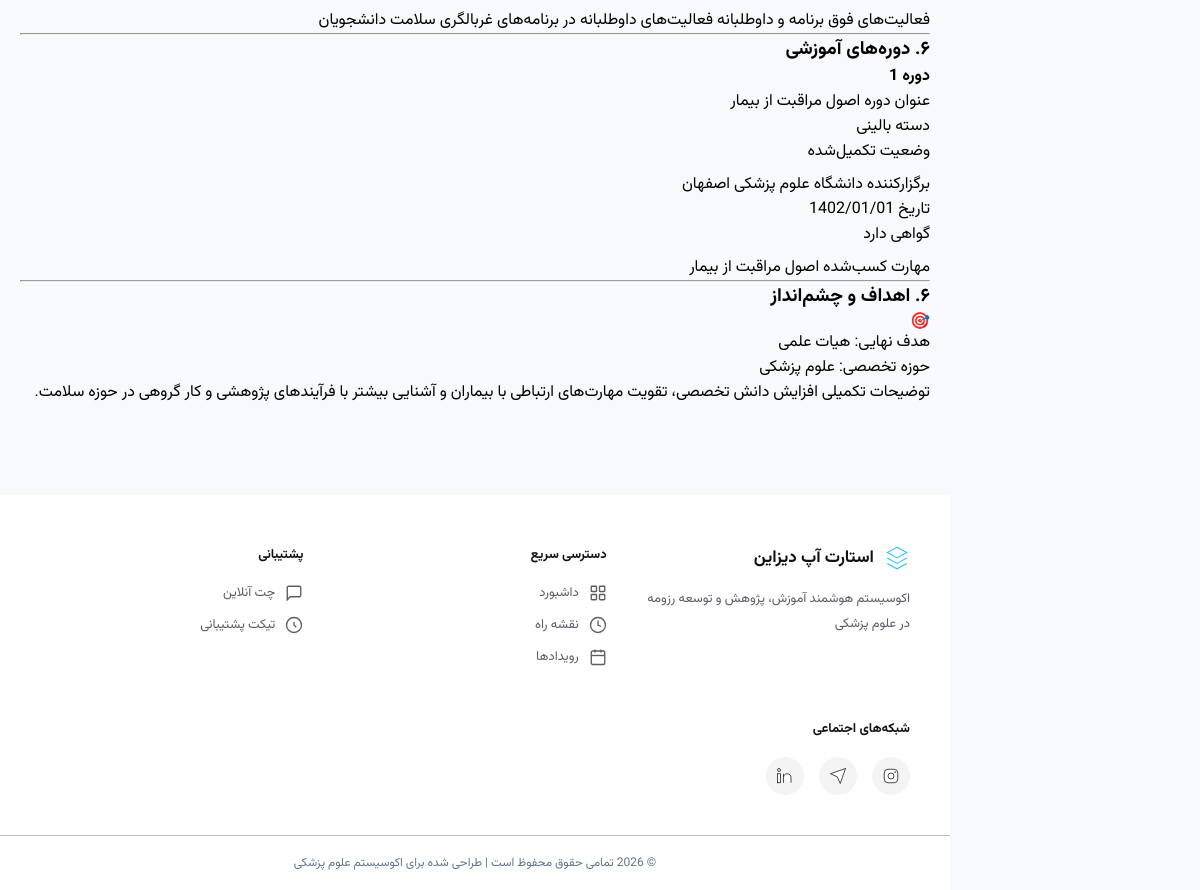
Page /networking/profile/3/ (lower part) on the earlier database version.
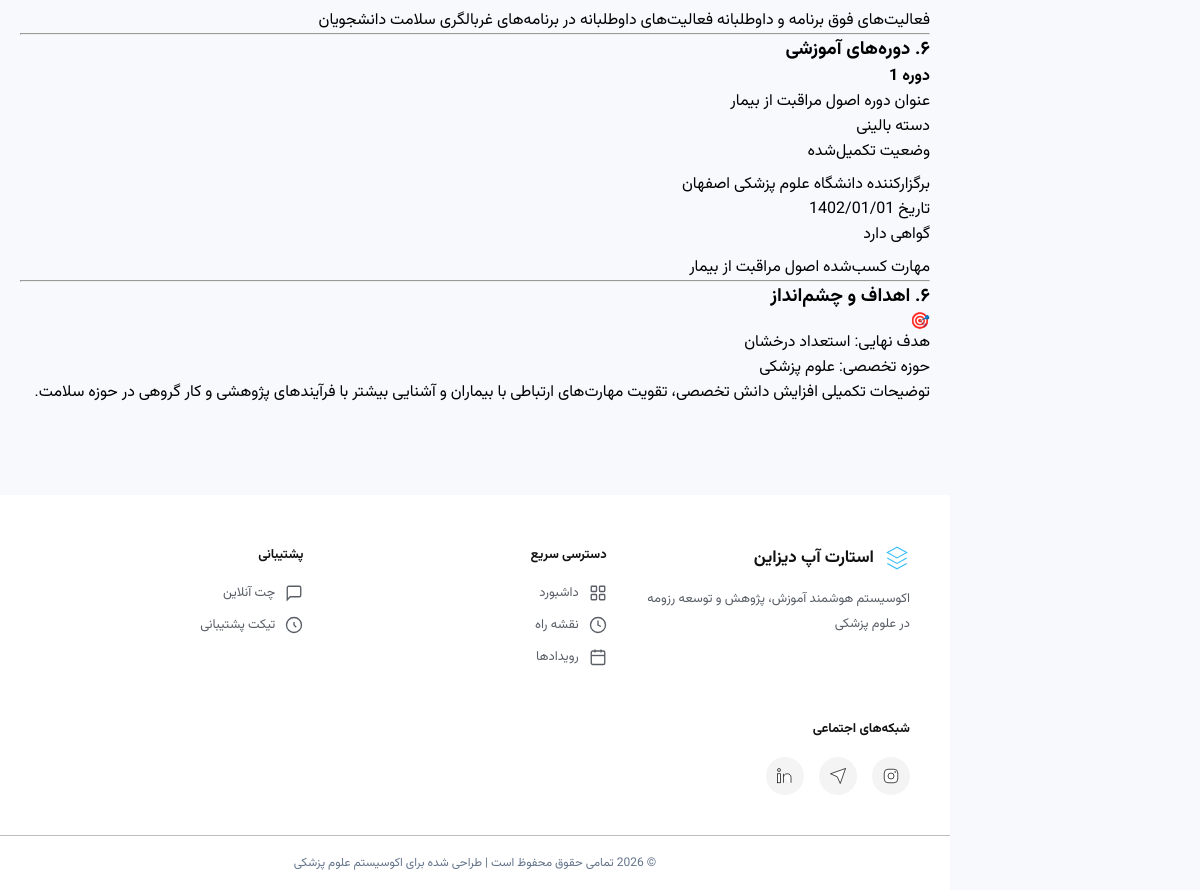
Same page on the later database version.
### accounts/models.py (models this page shows, shortened)
class Profile(models.Model):
    GENDER_CHOICES = [('مرد', 'مرد'), ('زن', 'زن')]
    MARITAL_CHOICES = [('مجرد', 'مجرد'), ('متأهل', 'متأهل')]
    MILITARY_CHOICES = [
        ('', 'مربوط نیست'),
        ('معاف', 'معاف'),
        ('طرح پزشکی', 'طرح پزشکی'),
        ('سرباز', 'سرباز'),
        ('پایان خدمت', 'پایان خدمت'),
    ]
    SERVICE_PLAN_CHOICES = [
        ('', 'انتخاب کنید'),
        ('مشمول نیستم', 'مشمول نیستم'),
        ('در حال گذراندن', 'در حال گذراندن'),
        ('پایان یافته', 'پایان یافته'),
    ]
    PROPOSAL_STATUS_CHOICES = [
        ('', 'انتخاب کنید'),
        ('همه در جریان', 'همه در جریان'),
        ('همه خاتمه‌یافته', 'همه خاتمه‌یافته'),
        ('ترکیبی', 'ترکیبی (برخی در جریان، برخی خاتمه‌یافته)'),
    ]
    ENGLISH_LEVEL_CHOICES = [
        ('', 'انتخاب کنید'),
        ('A1', 'A1'), ('A2', 'A2'),
        ('B1', 'B1'), ('B2', 'B2'),
        ('C1', 'C1'), ('C2', 'C2'),
    ]
    GOAL_CHOICES = [
        ('استعداد درخشان', 'استعداد درخشان'),
        ('۴۰ امتیازی', '۴۰ امتیازی'),
        ('هیات علمی', 'هیات علمی'),
        ('ریسرچ پوزیشن / فلوشیپ خارج', 'ریسرچ پوزیشن / فلوشیپ خارج'),
    ]
    user = models.OneToOneField(User, on_delete=models.CASCADE, related_name='profile')
    first_name = models.CharField('نام', max_length=100)
    last_name = models.CharField('نام خانوادگی', max_length=100)
    gender = models.CharField('جنسیت', max_length=10, choices=GENDER_CHOICES)
    marital_status = models.CharField('وضعیت تأهل', max_length=10, choices=MARITAL_CHOICES, blank=True)
    military_status = models.CharField('وضعیت سربازی', max_length=20, choices=MILITARY_CHOICES, blank=True)
    job_title = models.CharField('عنوان شغلی', max_length=150, blank=True)
    birth_date = models.CharField('تاریخ تولد', max_length=20)
    country = models.CharField('کشور', max_length=100, blank=True, default='ایران')
    city = models.CharField('استان / شهر محل سکونت', max_length=100, blank=True)
    phone = models.CharField('شماره موبایل', max_length=20)
    email = models.EmailField('ایمیل', blank=True)
    website = models.URLField('وب‌سایت شخصی', blank=True)
    national_id = models.CharField('کد ملی / شماره پاسپورت', max_length=20, blank=True)
    orcid = models.CharField('شناسه ORCID', max_length=20, blank=True)
    proposal_count = models.PositiveSmallIntegerField('تعداد پروپوزال‌ها', null=True, blank=True)
    proposal_status = models.CharField('وضعیت پروپوزال‌ها', max_length=50, choices=PROPOSAL_STATUS_CHOICES, blank=True)
    software_skills = models.TextField('مهارت‌های نرم‌افزاری', blank=True)
    writing_skills = models.TextField('مهارت‌های نگارشی', blank=True)
    clinical_certs = models.TextField('گواهینامه‌های مهارتی', blank=True)
    clinical_exp = models.TextField('سوابق کار دانشجویی و بالینی', blank=True)
    procedures = models.TextField('مهارت‌های پروسیجرال', blank=True)
    native_lang = models.CharField('زبان مادری', max_length=50, default='فارسی')
    english_level = models.CharField('سطح زبان انگلیسی', max_length=5, choices=ENGLISH_LEVEL_CHOICES, blank=True)
    lang_cert = models.TextField('مدرک زبان انگلیسی', blank=True)
    other_langs = models.TextField('سایر زبان‌ها', blank=True)
    extracurricular = models.TextField('فعالیت‌های فوق برنامه', blank=True)
    goal = models.CharField('هدف نهایی حرفه‌ای', max_length=50, choices=GOAL_CHOICES)
    specialty = models.CharField('حوزه تخصصی', max_length=200, blank=True)
    goal_notes = models.TextField('توضیحات اهداف', blank=True)
    service_plan = models.CharField('وضعیت طرح نیروی انسانی', max_length=30, choices=SERVICE_PLAN_CHOICES, blank=True)
    raw_text = models.TextField('متن خام پروفایل', blank=True)
    created_at = models.DateTimeField(auto_now_add=True)
    updated_at = models.DateTimeField(auto_now=True)
    class Meta:
        verbose_name = 'پروفایل'
        verbose_name_plural = 'پروفایل‌ها'

### networking/views.py (the view, shortened to what this page needs)
# urls.py: path('profile/<int:pk>/', views.profile_detail, name='profile_detail'),
def profile_detail(request, pk):
    profile = get_object_or_404(Profile, pk=pk)
    educations = profile.educations.all()
    articles = profile.articles.all()
    presentations = profile.presentations.all()
    training_courses = profile.training_courses.all()
    social_profiles = profile.social_profiles.all()
    executive_records = profile.executive_records.all()
    connection_status = None
    is_connected = False
    context = {
        'profile': profile,
        'educations': educations,
        'articles': articles,
        'presentations': presentations,
        'training_courses': training_courses,
        'social_profiles': social_profiles,
        'executive_records': executive_records,
        'connection_status': connection_status,
        'is_connected': is_connected,
    }
    return render(request, 'networking/profile_detail.html', context)

### templates/networking/profile_detail.html (shortened to what this page needs)
{% extends 'base.html' %}
{% load static %}
{% block content %}
<div class="content">
    <div class="profile-card">
        <div class="form-row">
            {% if profile.extracurricular %}
            <div class="field-item" style="margin-top:0.5rem;">
                <span class="field-label">فعالیت‌های فوق برنامه و داوطلبانه</span>
                <span class="field-value multiline">{{ profile.extracurricular }}</span>
            </div>
            {% endif %}
        </div>
        <hr>
        <h3>۶. دوره‌های آموزشی</h3>
        <div class="form-row">
            {% with courses=profile.training_courses.all %}
            {% if courses %}
            {% for course in courses %}
            <div class="sub-card">
                <h4>دوره {{ forloop.counter }}</h4>
                <div class="fields-grid col-3">
                    {% if course.title %}
                    <div class="field-item">
                        <span class="field-label">عنوان دوره</span>
                        <span class="field-value">{{ course.title }}</span>
                    </div>
                    {% endif %}
                    {% if course.category %}
                    <div class="field-item">
                        <span class="field-label">دسته</span>
                        <span class="field-value"><span class="badge">{{ course.category }}</span></span>
                    </div>
                    {% endif %}
                    {% if course.status %}
                    <div class="field-item">
                        <span class="field-label">وضعیت</span>
                        <span class="field-value"><span class="badge green">{{ course.status }}</span></span>
                    </div>
                    {% endif %}
                </div>
                <div class="fields-grid col-3" style="margin-top:0.5rem;">
                    {% if course.organizer %}
                    <div class="field-item">
                        <span class="field-label">برگزارکننده</span>
                        <span class="field-value">{{ course.organizer }}</span>
                    </div>
                    {% endif %}
                    {% if course.date %}
                    <div class="field-item">
                        <span class="field-label">تاریخ</span>
                        <span class="field-value">{{ course.date }}</span>
                    </div>
                    {% endif %}
                    {% if course.certificate %}
                    <div class="field-item">
                        <span class="field-label">گواهی</span>
                        <span class="field-value"><span class="badge purple">{{ course.certificate }}</span></span>
                    </div>
                    {% endif %}
                </div>
                {% if course.skills_gained %}
                <div class="field-item" style="margin-top:0.5rem;">
                    <span class="field-label">مهارت کسب‌شده</span>
                    <span class="field-value">{{ course.skills_gained }}</span>
                </div>
                {% endif %}
            </div>
            {% endfor %}
            {% endif %}
            {% endwith %}
        </div>
        <hr>
        <h3>۶. اهداف و چشم‌انداز</h3>
        <div class="form-row">
            {% if profile.goal %}
            <div class="goal-box">
                <div class="goal-icon">🎯</div>
                <div>
                    <div class="goal-text">هدف نهایی: {{ profile.goal }}</div>
                    {% if profile.specialty %}
                    <div class="goal-sub">حوزه تخصصی: {{ profile.specialty }}</div>
                    {% endif %}
                </div>
            </div>
            {% endif %}
            {% if profile.goal_notes %}
            <div class="field-item">
                <span class="field-label">توضیحات تکمیلی</span>
                <span class="field-value multiline">{{ profile.goal_notes }}</span>
            </div>
            {% endif %}
        </div>
    </div>
</div>
{% endblock %}

Differences in the rows shown:
changed Profile "فعالیت‌های داوطلبانه در برنامه‌های غربالگری سلامت دانشجویان": goal "هیات علمی" → "استعداد درخشان"
